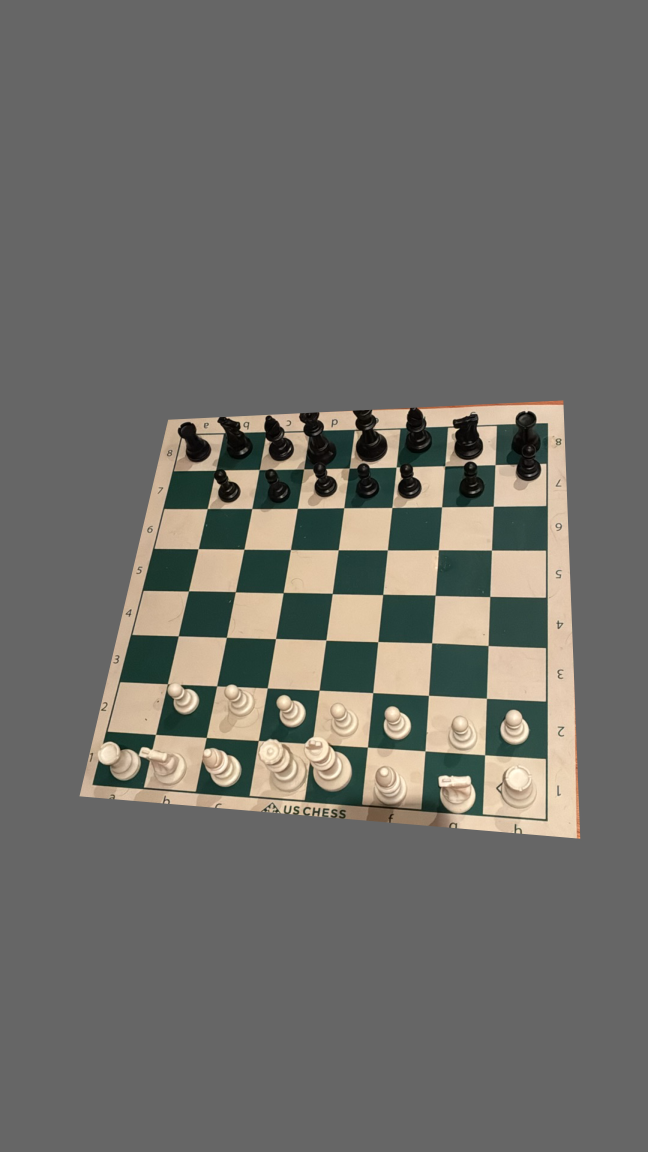
#> input picture grey_background_dataset/training images/IMG_4755.JPG, 3240 x 5760 px, found by its file name (shown at 1/5 size)
$ python debug_IMG_4755_matplotlib.py
#> lines starting #> are read from the running program, lines starting #| are printed output that depends on the picture
#!/usr/bin/env python3
"""
Debug IMG_4755 using matplotlib for better macOS compatibility.
"""

import os
import cv2
import numpy as np
import json
import chess
from pathlib import Path
import matplotlib.pyplot as plt
import matplotlib.patches as patches

def display_image_with_grid_matplotlib(image_path):
    """Display image with 8x8 grid overlay using matplotlib."""
    img = cv2.imread(image_path)
#> img is the input picture: shape (5760, 3240, 3); mean B, G, R 105.2, 109.9, 111.2
    if img is None:
        raise ValueError(f"Could not load image: {image_path}")

    # Convert BGR to RGB for matplotlib
    img_rgb = cv2.cvtColor(img, cv2.COLOR_BGR2RGB)

    # Get image dimensions
    height, width = img.shape[:2]
#> height = 5760; width = 3240

    # Create figure and axis
    fig, ax = plt.subplots(1, 1, figsize=(12, 8))
    ax.imshow(img_rgb)

    # Draw 8x8 grid
    for i in range(9):
        # Vertical lines
        x = (width * i) / 8
        ax.axvline(x=x, color='blue', linewidth=2)

        # Horizontal lines
        y = (height * i) / 8
        ax.axhline(y=y, color='blue', linewidth=2)

    # Add coordinate labels
    for rank in range(8):
        for file in range(8):
            x = (width * file) / 8 + width/16
            y = (height * rank) / 8 + height/16
            label = f"{chr(97+file)}{8-rank}"
            ax.text(x, y, label, color='green', fontsize=10, ha='center', va='center')

    # Set title
    ax.set_title('IMG_4755 - Click corners in order: a8, h8, h1, a1', fontsize=14)
    ax.axis('off')

    # Save the grid image
    grid_path = "debug_IMG_4755_grid.png"
    plt.savefig(grid_path, dpi=150, bbox_inches='tight')
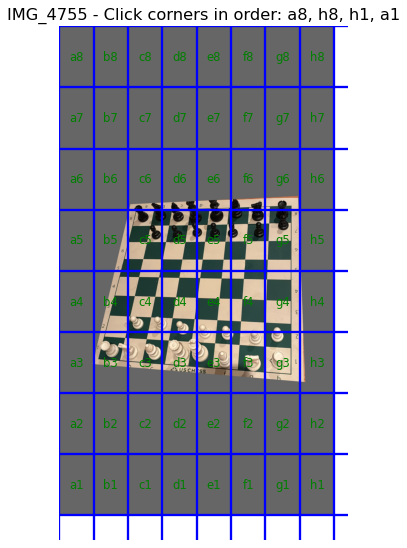
#> figure drawn by matplotlib, 1 panel
    print(f"💾 Grid image saved to: {grid_path}")

    # Get corner clicks
    corners = []

    # [21 lines left out: function onclick, not called in this run]

    # Connect the click event
    fig.canvas.mpl_connect('button_press_event', onclick)

    print(f"\n📸 Processing: IMG_4755.JPG")
    print("🔍 Click the four corners in this order:")
    print("   1. Top-left (a8) - White's perspective")
    print("   2. Top-right (h8)")
    print("   3. Bottom-right (h1)")
    print("   4. Bottom-left (a1)")
    print("   Click each corner, then close the window when done")

    # Show the plot
    plt.show()

    if len(corners) == 4:
        print(f"✅ All corners captured: {corners}")
        return img, corners
    else:
        print(f"⚠️  Expected 4 corners, got {len(corners)}")
        return img, []

# [102 lines left out: functions get_fen_input, show_warped_board, warp_chessboard, analyze_fen_vs_image, not called in this run]

def main():
    """Main function to debug IMG_4755."""
    print("🔍 Debugging IMG_4755 - Matplotlib Version")
    print("=" * 60)

    image_path = "grey_background_dataset/images/train/IMG_4755.JPG"

    if not os.path.exists(image_path):
        print(f"❌ Image not found: {image_path}")
        return

    try:
        # Get corners by clicking
        img, corners = display_image_with_grid_matplotlib(image_path)
#> corners = []

        if not corners:
            print("❌ No corners captured - cannot continue")
            return

        # Get FEN input
        fen = get_fen_input()

        # Analyze the FEN and corners
        analyze_fen_vs_image(fen, corners)

        # Show the warped board for verification
        show_warped_board(img, corners, fen)

        print(f"\n✅ Debug complete!")
        print(f"📁 Grid image: debug_IMG_4755_grid.png")
        print(f"📁 Warped board: debug_warped_IMG_4755.png")
        print(f"🔍 Review both images to see if:")
        print(f"   1. Grid overlay matches the actual board")
        print(f"   2. Warped squares align correctly")
        print(f"   3. FEN matches what you see in the image")

    except Exception as e:
        print(f"❌ Error: {e}")

if __name__ == "__main__":
    main()

$ run again, with grey_background_dataset/training images/IMG_4745.JPG copied over grey_background_dataset/training images/IMG_4755.JPG
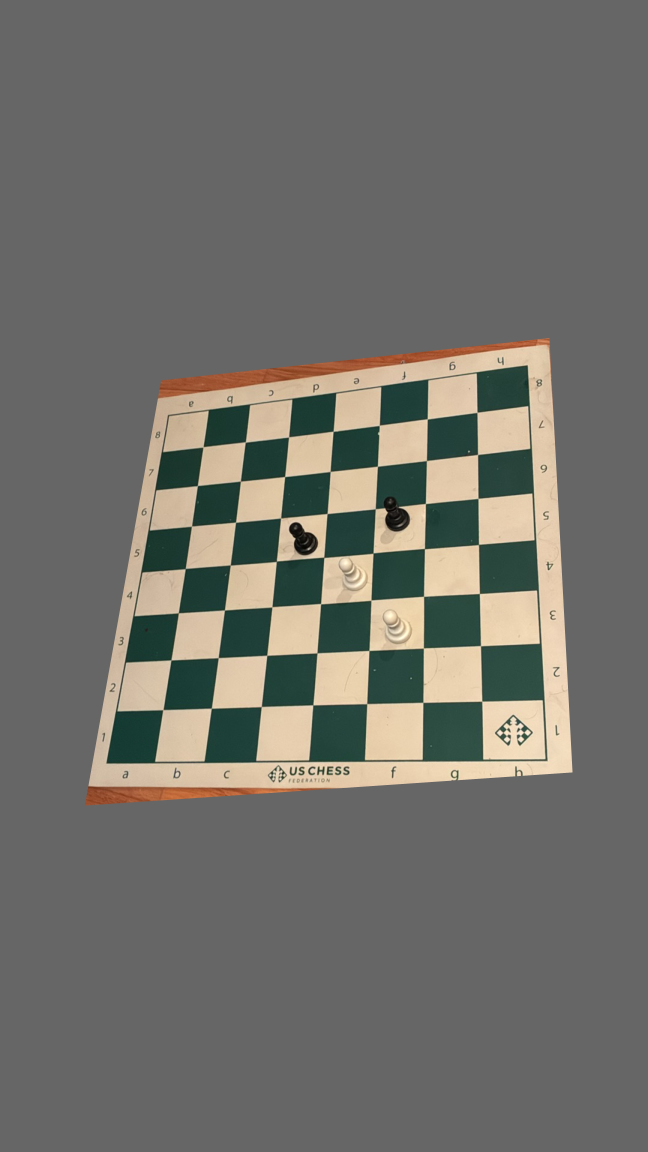
#> input picture grey_background_dataset/training images/IMG_4745.JPG, 3240 x 5760 px, found by its file name (shown at 1/5 size)
#> in display_image_with_grid_matplotlib, img is the input picture: shape (5760, 3240, 3); mean B, G, R 106.2, 111.6, 112.5
#> in display_image_with_grid_matplotlib, `plt.savefig(grid_path, dpi=150, bbox_inches='tight')`:
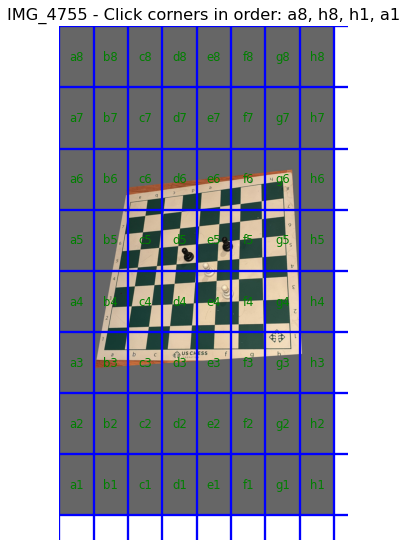
#> figure drawn by matplotlib, 1 panel
#> corners = []

$ run again, with grey_background_dataset/training images/IMG_4746.JPG copied over grey_background_dataset/training images/IMG_4755.JPG
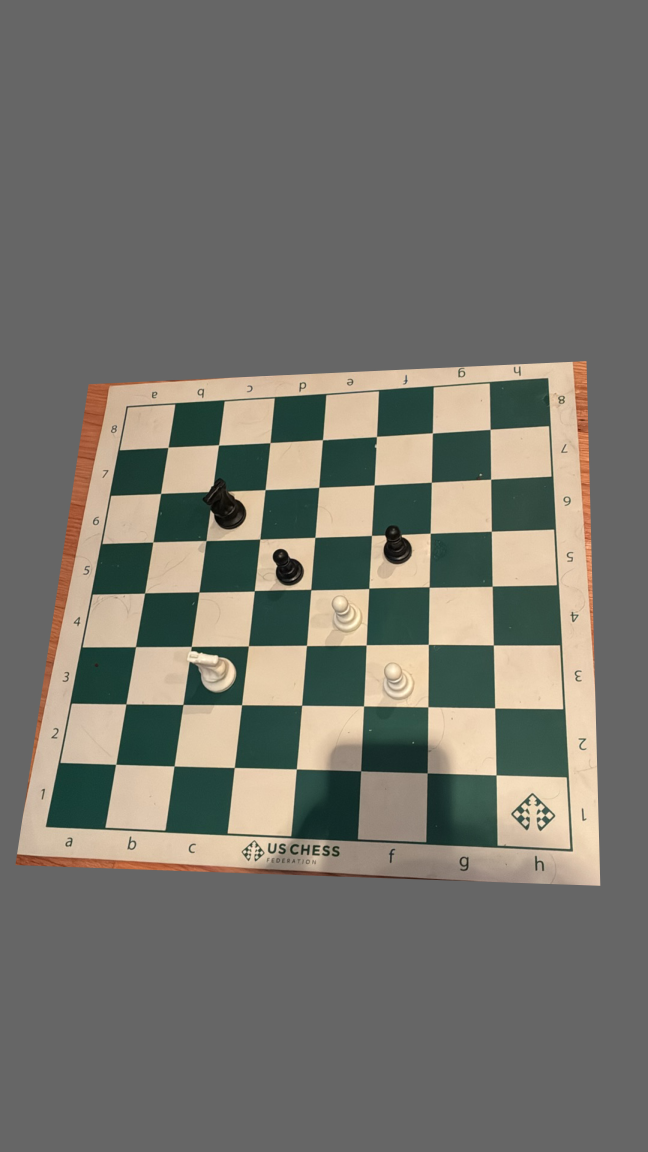
#> input picture grey_background_dataset/training images/IMG_4746.JPG, 3240 x 5760 px, found by its file name (shown at 1/5 size)
#> in display_image_with_grid_matplotlib, img is the input picture: shape (5760, 3240, 3); mean B, G, R 108.2, 115.6, 117.1
#> in display_image_with_grid_matplotlib, `plt.savefig(grid_path, dpi=150, bbox_inches='tight')`:
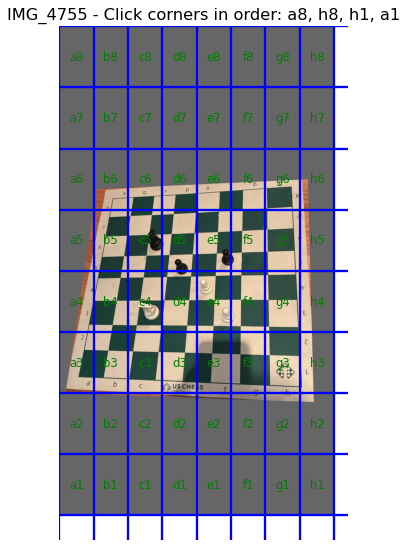
#> figure drawn by matplotlib, 1 panel
#> corners = []

$ run again, with grey_background_dataset/training images/IMG_4750.JPG copied over grey_background_dataset/training images/IMG_4755.JPG
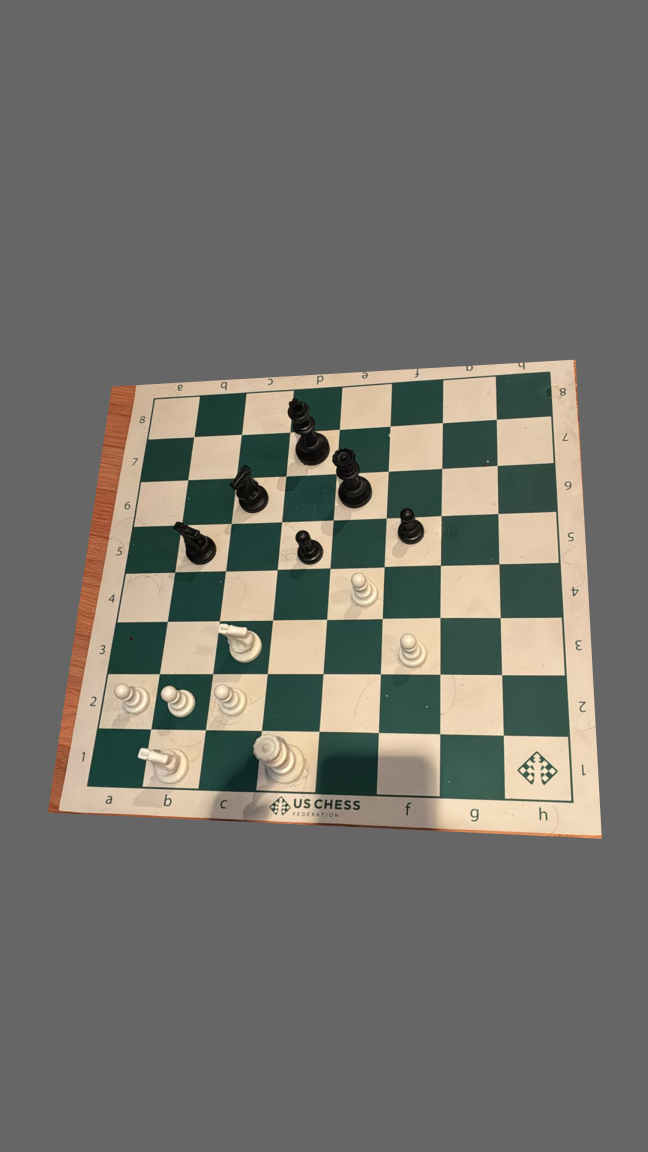
#> input picture grey_background_dataset/training images/IMG_4750.JPG, 3240 x 5760 px, found by its file name (shown at 1/5 size)
#> in display_image_with_grid_matplotlib, img is the input picture: shape (5760, 3240, 3); mean B, G, R 107.1, 113.3, 114.6
#> in display_image_with_grid_matplotlib, `plt.savefig(grid_path, dpi=150, bbox_inches='tight')`:
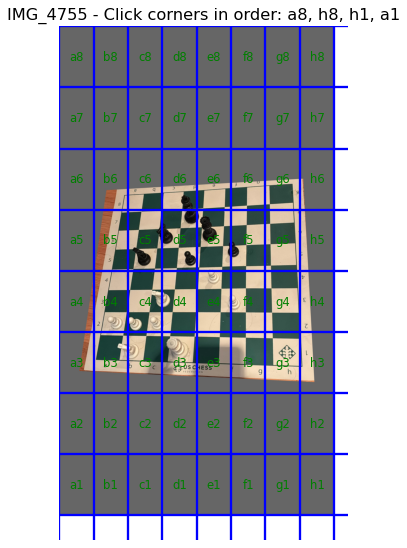
#> figure drawn by matplotlib, 1 panel
#> corners = []
